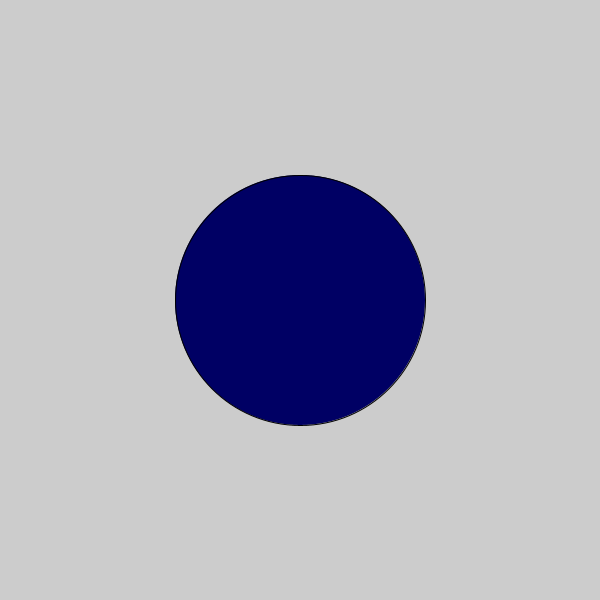
Frame 1 (no input)
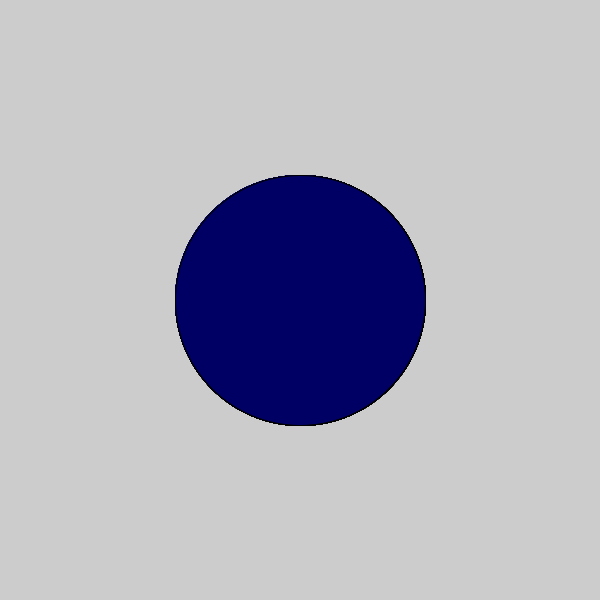
Frame 60 (the mouse pressed at the canvas centre just before this capture)
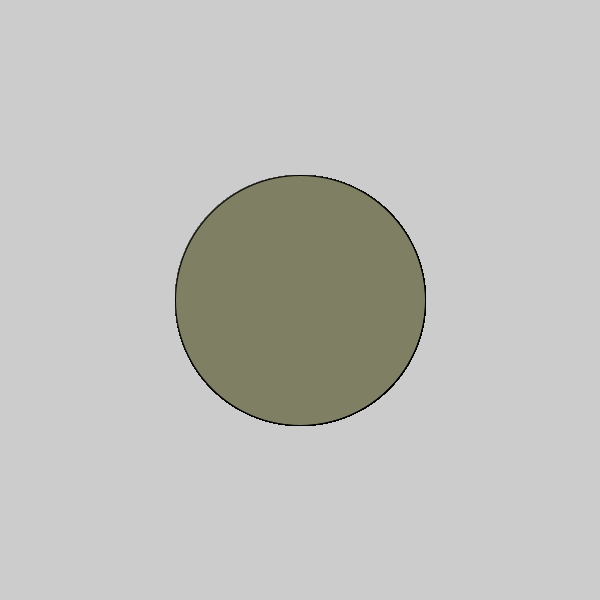
Frame 120 (the mouse held since frame 60 and released just before this capture)

The Processing sketch that drew these frames (run headless with seeded random() and noise(); from frame 60 on, the mouse is pressed at the canvas centre):

// Processing sketch: processing_26362
// ── processing_26362.pde

void setup(){
size(600,600);
fill(255);
smooth();
}
void draw(){
   fill(map(mouseX,0,width,0,255),map(mouseY,0,height,0,255),100);
ellipse(width/2,height/2,250,250);
  fill(255);
}
void keyPressed(){

 fill(mouseX,mouseY,100);
ellipse(mouseX,mouseY,250,250); 
}
void mousePressed(){
   fill(map(mouseX,0,width,0,255),map(mouseY,0,height,0,255),100);
ellipse(width/2,height/2,250,250); 

}
